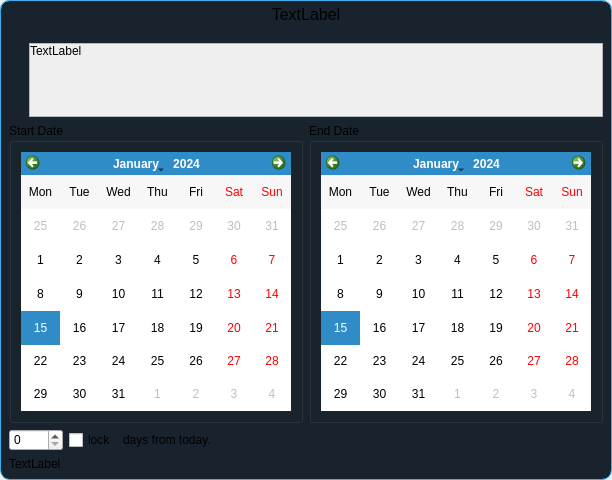
<?xml version="1.0" encoding="UTF-8"?>
<ui version="4.0">
 <class>Form</class>
 <widget class="QDialog" name="Form">
  <property name="geometry">
   <rect>
    <x>0</x>
    <y>0</y>
    <width>612</width>
    <height>480</height>
   </rect>
  </property>
  <property name="windowTitle">
   <string>Form</string>
  </property>
  <layout class="QHBoxLayout" name="horizontalLayout">
   <property name="spacing">
    <number>0</number>
   </property>
   <property name="leftMargin">
    <number>0</number>
   </property>
   <property name="topMargin">
    <number>0</number>
   </property>
   <property name="rightMargin">
    <number>0</number>
   </property>
   <property name="bottomMargin">
    <number>0</number>
   </property>
   <item>
    <widget class="QWidget" name="widget" native="true">
     <property name="contextMenuPolicy">
      <enum>Qt::ActionsContextMenu</enum>
     </property>
     <property name="autoFillBackground">
      <bool>false</bool>
     </property>
     <property name="styleSheet">
      <string notr="true">QWidget#widget{
	border-top-left-radius:10px;
	border-bottom-left-radius:10px;
	border-top-right-radius:10px;
	border-bottom-right-radius:10px;
	border: 1px solid  #3daee9;
	background-color: #19232D;
}</string>
     </property>
     <layout class="QVBoxLayout" name="verticalLayout_3" stretch="0,0">
      <property name="leftMargin">
       <number>0</number>
      </property>
      <property name="topMargin">
       <number>0</number>
      </property>
      <property name="rightMargin">
       <number>0</number>
      </property>
      <property name="bottomMargin">
       <number>0</number>
      </property>
      <item>
       <widget class="QLabel" name="lblTitle">
        <property name="maximumSize">
         <size>
          <width>16777215</width>
          <height>16777215</height>
         </size>
        </property>
        <property name="font">
         <font>
          <pointsize>12</pointsize>
         </font>
        </property>
        <property name="styleSheet">
         <string notr="true">border-top-left-radius:10px;
border-top-right-radius:10px;
border: 1px solid  #3daee9;
border-bottom: none;</string>
        </property>
        <property name="frameShape">
         <enum>QFrame::Box</enum>
        </property>
        <property name="frameShadow">
         <enum>QFrame::Sunken</enum>
        </property>
        <property name="text">
         <string>TextLabel</string>
        </property>
        <property name="alignment">
         <set>Qt::AlignHCenter|Qt::AlignTop</set>
        </property>
       </widget>
      </item>
      <item>
       <layout class="QVBoxLayout" name="verticalLayout" stretch="0,0,0,0,0">
        <property name="leftMargin">
         <number>9</number>
        </property>
        <property name="topMargin">
         <number>9</number>
        </property>
        <property name="rightMargin">
         <number>9</number>
        </property>
        <property name="bottomMargin">
         <number>9</number>
        </property>
        <item>
         <layout class="QHBoxLayout" name="horizontalLayout_4" stretch="0,0">
          <item>
           <layout class="QVBoxLayout" name="verticalLayout_2">
            <property name="spacing">
             <number>0</number>
            </property>
            <item>
             <layout class="QVBoxLayout" name="iconHolder">
              <property name="spacing">
               <number>0</number>
              </property>
             </layout>
            </item>
            <item>
             <spacer name="verticalSpacer">
              <property name="orientation">
               <enum>Qt::Vertical</enum>
              </property>
              <property name="sizeHint" stdset="0">
               <size>
                <width>20</width>
                <height>40</height>
               </size>
              </property>
             </spacer>
            </item>
           </layout>
          </item>
          <item>
           <widget class="QScrollArea" name="scrollArea">
            <property name="widgetResizable">
             <bool>true</bool>
            </property>
            <widget class="QWidget" name="scrollAreaWidgetContents">
             <property name="geometry">
              <rect>
               <x>0</x>
               <y>0</y>
               <width>562</width>
               <height>69</height>
              </rect>
             </property>
             <layout class="QVBoxLayout" name="verticalLayout_4">
              <property name="spacing">
               <number>0</number>
              </property>
              <property name="leftMargin">
               <number>0</number>
              </property>
              <property name="topMargin">
               <number>0</number>
              </property>
              <property name="rightMargin">
               <number>0</number>
              </property>
              <property name="bottomMargin">
               <number>0</number>
              </property>
              <item>
               <widget class="QLabel" name="lblMessage">
                <property name="sizePolicy">
                 <sizepolicy hsizetype="Preferred" vsizetype="Minimum">
                  <horstretch>0</horstretch>
                  <verstretch>0</verstretch>
                 </sizepolicy>
                </property>
                <property name="text">
                 <string>TextLabel</string>
                </property>
                <property name="alignment">
                 <set>Qt::AlignLeading|Qt::AlignLeft|Qt::AlignTop</set>
                </property>
                <property name="wordWrap">
                 <bool>true</bool>
                </property>
               </widget>
              </item>
             </layout>
            </widget>
           </widget>
          </item>
         </layout>
        </item>
        <item>
         <layout class="QHBoxLayout" name="horizontalLayout_2">
          <item>
           <widget class="QGroupBox" name="groupBox">
            <property name="title">
             <string>Start Date</string>
            </property>
            <layout class="QVBoxLayout" name="verticalLayout_5">
             <item>
              <widget class="QCalendarWidget" name="left_calendar">
               <property name="minimumSize">
                <size>
                 <width>0</width>
                 <height>259</height>
                </size>
               </property>
               <property name="gridVisible">
                <bool>false</bool>
               </property>
               <property name="horizontalHeaderFormat">
                <enum>QCalendarWidget::ShortDayNames</enum>
               </property>
               <property name="verticalHeaderFormat">
                <enum>QCalendarWidget::NoVerticalHeader</enum>
               </property>
              </widget>
             </item>
            </layout>
           </widget>
          </item>
          <item>
           <widget class="QGroupBox" name="groupBox_2">
            <property name="title">
             <string>End Date</string>
            </property>
            <layout class="QVBoxLayout" name="verticalLayout_6">
             <item>
              <widget class="QCalendarWidget" name="right_calendar">
               <property name="minimumSize">
                <size>
                 <width>0</width>
                 <height>259</height>
                </size>
               </property>
               <property name="gridVisible">
                <bool>false</bool>
               </property>
               <property name="horizontalHeaderFormat">
                <enum>QCalendarWidget::ShortDayNames</enum>
               </property>
               <property name="verticalHeaderFormat">
                <enum>QCalendarWidget::NoVerticalHeader</enum>
               </property>
              </widget>
             </item>
            </layout>
           </widget>
          </item>
         </layout>
        </item>
        <item>
         <layout class="QHBoxLayout" name="horizontalLayout_3">
          <item>
           <widget class="QSpinBox" name="days">
            <property name="accelerated">
             <bool>true</bool>
            </property>
            <property name="showGroupSeparator" stdset="0">
             <bool>false</bool>
            </property>
            <property name="suffix">
             <string/>
            </property>
            <property name="maximum">
             <number>9999</number>
            </property>
           </widget>
          </item>
          <item>
           <widget class="QCheckBox" name="checkBox">
            <property name="toolTip">
             <string>When enabled, the end date will have a fixed gap with respect to the starting date</string>
            </property>
            <property name="text">
             <string>lock</string>
            </property>
           </widget>
          </item>
          <item>
           <widget class="QLabel" name="label">
            <property name="text">
             <string>days from today.</string>
            </property>
           </widget>
          </item>
          <item>
           <spacer name="horizontalSpacer">
            <property name="orientation">
             <enum>Qt::Horizontal</enum>
            </property>
            <property name="sizeHint" stdset="0">
             <size>
              <width>40</width>
              <height>20</height>
             </size>
            </property>
           </spacer>
          </item>
         </layout>
        </item>
        <item>
         <widget class="QLabel" name="selection_label">
          <property name="text">
           <string>TextLabel</string>
          </property>
         </widget>
        </item>
        <item>
         <layout class="QHBoxLayout" name="buttonsLayout"/>
        </item>
       </layout>
      </item>
     </layout>
    </widget>
   </item>
  </layout>
 </widget>
 <resources/>
 <connections/>
</ui>
